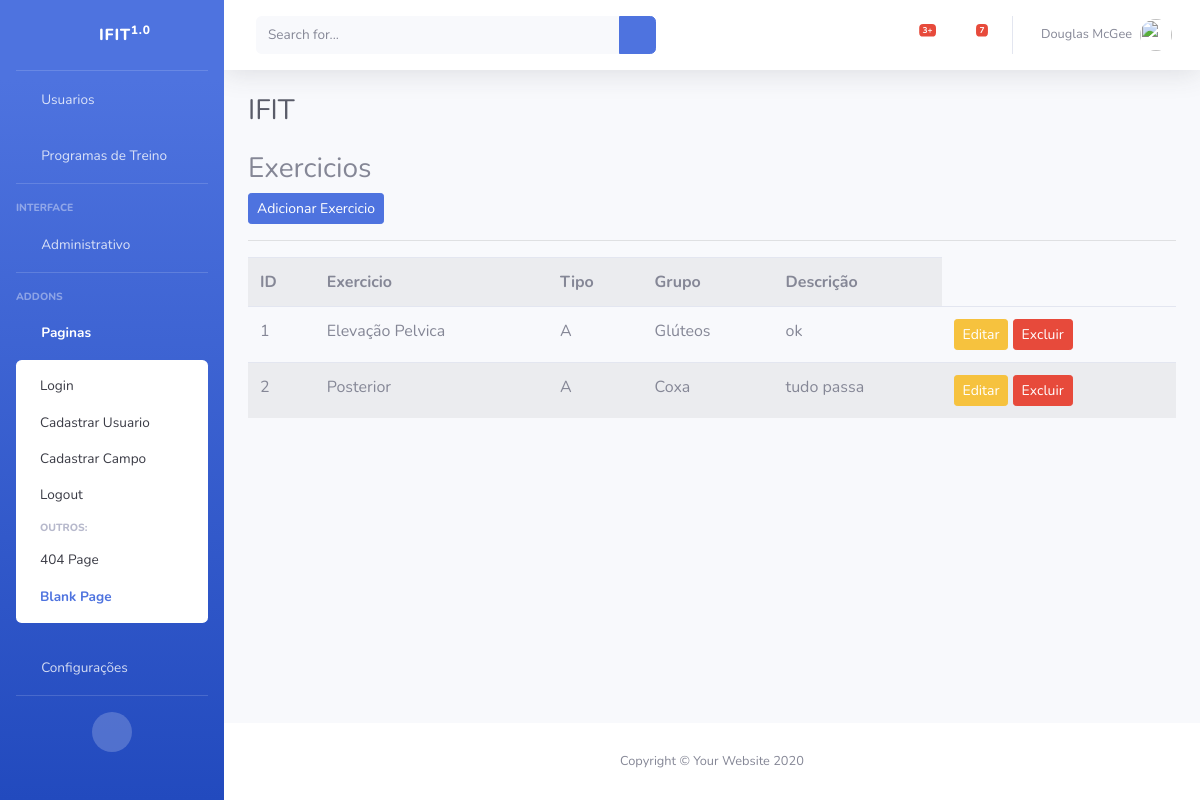
Page /listar/exercicios/ on the committed database.
### cadastros/models.py (models this page shows, shortened)
class Exercicio(models.Model):
    exercicio = models.CharField(max_length=50)
    tipo = models.CharField(max_length=10)
    grupo = models.CharField(max_length=20)
    descricao = models.CharField(max_length=100)

### cadastros/views.py (the view)
# urls.py: path('listar/exercicios/', ExercicioList.as_view(), name='listar-exercicios'),
class ExercicioList(ListView):
    model = Exercicio
    template_name = 'cadastros/listas/exercicio.html'

### cadastros/templates/cadastros/listas/exercicio.html (shortened to what this page needs)
{% extends 'paginas/index.html' %}
{% load static %}
{% block conteudo %}
<h3>
    Exercicios
</h3>
<a href="{% url 'cadastrar-exercicio' %}" class="btn btn-primary btn-sm">Adicionar Exercicio</a>
<hr>
<table class="table table-striped">
    <tr>
        <th>ID</th>
        <th>Exercicio</th>
        <th>Tipo</th>
        <th>Grupo</th>
        <th>Descrição</th>
    </tr>
    {% for exercicio in object_list %}
    <tr>
        <td>{{ exercicio.pk }}</td>
       <td>{{ exercicio.exercicio }}</td>
       <td>{{ exercicio.tipo }}</td>
       <td>{{ exercicio.grupo }}</td>
       <td>{{ exercicio.descricao }}</td>
       <td>
            <a href="{% url 'editar-exercicio' exercicio.pk %}" class="btn btn-warning btn-sm" title="Editar">Editar</a>
            <a href="{% url 'excluir-exercicio' exercicio.pk %}" class="btn btn-danger btn-sm" title="Excluir">Excluir</a>
       </td>
    </tr>
    {% empty %}
    <tr>
        <td colspan="3">Nenhum Exercicio resgistrado.</td>
    </tr>
    {% endfor %}
</table>
{% endblock %}

### rows in the picture
Exercicio: pk "1", exercicio "Elevação Pelvica", tipo "A", grupo "Glúteos", descricao "ok"
Exercicio: pk "2", exercicio "Posterior", tipo "A", grupo "Coxa", descricao "tudo passa"
